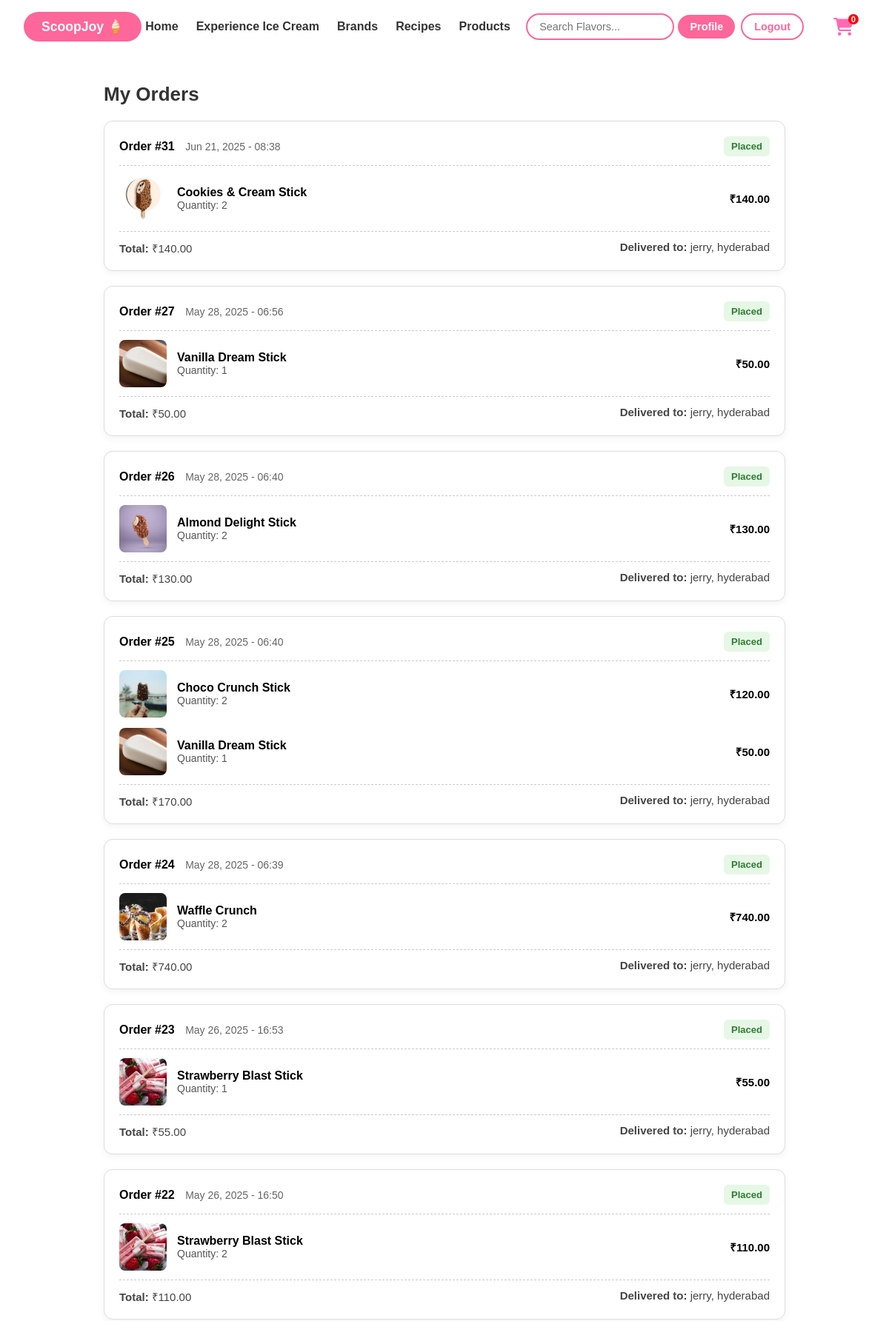
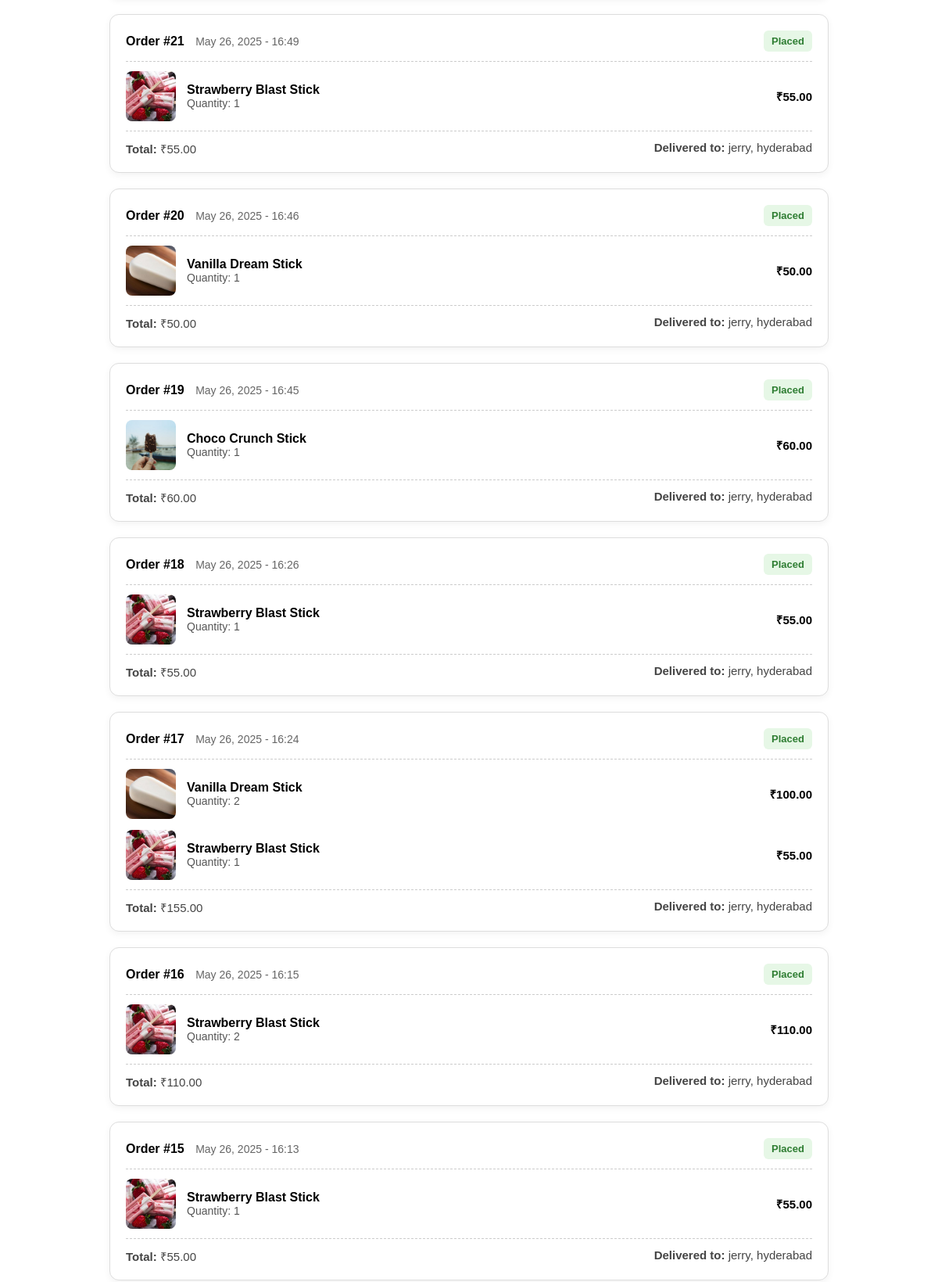
Page /orders/ (signed in, upper part) on the committed database (2 pictures, top to bottom).
### scoopjoy/models.py (models this page shows, shortened)
class Order(models.Model):
    user = models.ForeignKey(CustomUser, on_delete=models.CASCADE, related_name='orders')
    address = models.ForeignKey(Address, on_delete=models.SET_NULL, null=True)
    ordered_at = models.DateTimeField(auto_now_add=True)
    status = models.CharField(max_length=20, default='Placed')  # e.g. Placed, Delivered
    def total(self):
        return sum(item.total_price for item in self.items.all())

class OrderItem(models.Model):
    order = models.ForeignKey(Order, on_delete=models.CASCADE, related_name='items')
    product = models.ForeignKey(Product, on_delete=models.SET_NULL, null=True)
    quantity = models.PositiveIntegerField(default=1)
    total_price = models.DecimalField(max_digits=10, decimal_places=2)

class Product(models.Model):
    CATEGORY_CHOICES = [
        ('sticks', 'Sticks'),
        ('cones', 'Cones'),
        ('tubs', 'Tubs'),
    ]
    name = models.CharField(max_length=100)
    price = models.DecimalField(max_digits=8, decimal_places=2)
    discounted_price = models.DecimalField(max_digits=8, decimal_places=2, null=True, blank=True)
    image = models.ImageField(upload_to='product_images/')
    category = models.CharField(max_length=20, choices=CATEGORY_CHOICES, default='sticks')

class Address(models.Model):
    user = models.ForeignKey(CustomUser, on_delete=models.CASCADE, related_name='addresses')
    name = models.CharField(max_length=100)
    phone = models.CharField(max_length=15)
    pin_code = models.CharField(max_length=10)
    state = models.CharField(max_length=100)
    district = models.CharField(max_length=100)
    address = models.TextField()
    is_default = models.BooleanField(default=False)

### scoopjoy/views.py (the view)
# urls.py: path("orders/", views.orders_view, name="orders"),
@login_required
def orders_view(request):
    orders = request.user.orders.prefetch_related('items__product').order_by('-ordered_at')
    return render(request, 'orders.html', {'orders': orders})

### templates/orders.html
{% extends 'base.html' %}
{% load static %}
{% block extra_css %}
<link rel="stylesheet" href="{% static 'css/orders.css' %}">
{% endblock %}
{% block content %}
<div class="orders-page">
    <h2>My Orders</h2>
    {% if orders %}
        <div class="orders-list">
            {% for order in orders %}
            <div class="order-card">
                <div class="order-header">
                    <div>
                        <strong>Order #{{ order.id }}</strong>
                        <span class="order-date">{{ order.ordered_at|date:"M d, Y - H:i" }}</span>
                    </div>
                    <span class="order-status">{{ order.status }}</span>
                </div>
                <div class="order-items">
                    {% for item in order.items.all %}
                    <div class="order-item">
                        <img src="{{ item.product.image.url }}" alt="{{ item.product.name }}">
                        <div class="item-details">
                            <p class="item-name">{{ item.product.name }}</p>
                            <p class="item-qty">Quantity: {{ item.quantity }}</p>
                        </div>
                        <p class="item-total">₹{{ item.total_price }}</p>
                    </div>
                    {% endfor %}
                </div>
                <div class="order-footer">
                    <p><strong>Total:</strong> ₹{{ order.total }}</p>
                    <p><strong>Delivered to:</strong> {{ order.address.name }}, {{ order.address.district }}</p>
                </div>
            </div>
            {% endfor %}
        </div>
    {% else %}
        <p class="no-orders">You haven't placed any orders yet.</p>
    {% endif %}
</div>
{% endblock %}

### static/css/base.css (style rules this page uses)
* { margin: 0; padding: 0; box-sizing: border-box; }
body { font-family: 'Quicksand', sans-serif; }

### static/css/orders.css (style rules this page uses)
body { font-family: 'Quicksand', sans-serif; }
.orders-page { max-width: 960px; margin: 40px auto; padding: 0 20px; }
.orders-page h2 { font-size: 26px; margin-bottom: 20px; color: #333; }
.orders-list { display: flex; flex-direction: column; gap: 20px; }
.order-card { background: #fff; border: 1px solid #ddd; border-radius: 12px; padding: 20px; box-shadow: 0 3px 10px rgba(0,0,0,0.05); }
.order-header { display: flex; justify-content: space-between; align-items: center; margin-bottom: 12px; }
.order-date { color: #666; font-size: 14px; margin-left: 10px; }
.order-status { font-size: 13px; padding: 6px 10px; background: #e6f7e6; color: #2e7d32; border-radius: 6px; font-weight: 600; text-transform: capitalize; }
.order-items { border-top: 1px dashed #ccc; border-bottom: 1px dashed #ccc; padding: 12px 0; display: flex; flex-direction: column; gap: 14px; }
.order-item { display: flex; align-items: center; gap: 14px; }
.order-item img { width: 64px; height: 64px; border-radius: 8px; object-fit: cover; }
.item-details { flex-grow: 1; }
.item-name { font-size: 16px; font-weight: 600; }
.item-qty { font-size: 14px; color: #555; }
.item-total { font-weight: bold; font-size: 15px; white-space: nowrap; }
.order-footer { margin-top: 12px; display: flex; justify-content: space-between; font-size: 15px; color: #444; }

### rows in the picture
Order: id "31", ordered_at "Jun 21, 2025 - 08:38", status "Placed", total "140.00", address.name "jerry", address.district "hyderabad"
OrderItem: product.image (picture), product.name "Cookies & Cream Stick", quantity "2", total_price "140.00"
Order: id "27", ordered_at "May 28, 2025 - 06:56", status "Placed", total "50.00", address.name "jerry", address.district "hyderabad"
OrderItem: product.image (picture), product.name "Vanilla Dream Stick", quantity "1", total_price "50.00"
Order: id "26", ordered_at "May 28, 2025 - 06:40", status "Placed", total "130.00", address.name "jerry", address.district "hyderabad"
OrderItem: product.image (picture), product.name "Almond Delight Stick", quantity "2", total_price "130.00"
Order: id "25", ordered_at "May 28, 2025 - 06:40", status "Placed", total "170.00", address.name "jerry", address.district "hyderabad"
OrderItem: product.image (picture), product.name "Choco Crunch Stick", quantity "2", total_price "120.00"
OrderItem: product.image (picture), product.name "Vanilla Dream Stick", quantity "1", total_price "50.00"
Order: id "24", ordered_at "May 28, 2025 - 06:39", status "Placed", total "740.00", address.name "jerry", address.district "hyderabad"
OrderItem: product.image (picture), product.name "Waffle Crunch", quantity "2", total_price "740.00"
Order: id "23", ordered_at "May 26, 2025 - 16:53", status "Placed", total "55.00", address.name "jerry", address.district "hyderabad"
OrderItem: product.image (picture), product.name "Strawberry Blast Stick", quantity "1", total_price "55.00"
Order: id "22", ordered_at "May 26, 2025 - 16:50", status "Placed", total "110.00", address.name "jerry", address.district "hyderabad"
OrderItem: product.image (picture), product.name "Strawberry Blast Stick", quantity "2", total_price "110.00"
Order: id "21", ordered_at "May 26, 2025 - 16:49", status "Placed", total "55.00", address.name "jerry", address.district "hyderabad"
OrderItem: product.image (picture), product.name "Strawberry Blast Stick", quantity "1", total_price "55.00"
Order: id "20", ordered_at "May 26, 2025 - 16:46", status "Placed", total "50.00", address.name "jerry", address.district "hyderabad"
OrderItem: product.image (picture), product.name "Vanilla Dream Stick", quantity "1", total_price "50.00"
Order: id "19", ordered_at "May 26, 2025 - 16:45", status "Placed", total "60.00", address.name "jerry", address.district "hyderabad"
OrderItem: product.image (picture), product.name "Choco Crunch Stick", quantity "1", total_price "60.00"
Order: id "18", ordered_at "May 26, 2025 - 16:26", status "Placed", total "55.00", address.name "jerry", address.district "hyderabad"
OrderItem: product.image (picture), product.name "Strawberry Blast Stick", quantity "1", total_price "55.00"
Order: id "17", ordered_at "May 26, 2025 - 16:24", status "Placed", total "155.00", address.name "jerry", address.district "hyderabad"
OrderItem: product.image (picture), product.name "Vanilla Dream Stick", quantity "2", total_price "100.00"
OrderItem: product.image (picture), product.name "Strawberry Blast Stick", quantity "1", total_price "55.00"
Order: id "16", ordered_at "May 26, 2025 - 16:15", status "Placed", total "110.00", address.name "jerry", address.district "hyderabad"
OrderItem: product.image (picture), product.name "Strawberry Blast Stick", quantity "2", total_price "110.00"
Order: id "15", ordered_at "May 26, 2025 - 16:13", status "Placed", total "55.00", address.name "jerry", address.district "hyderabad"
OrderItem: product.image (picture), product.name "Strawberry Blast Stick", quantity "1", total_price "55.00"
